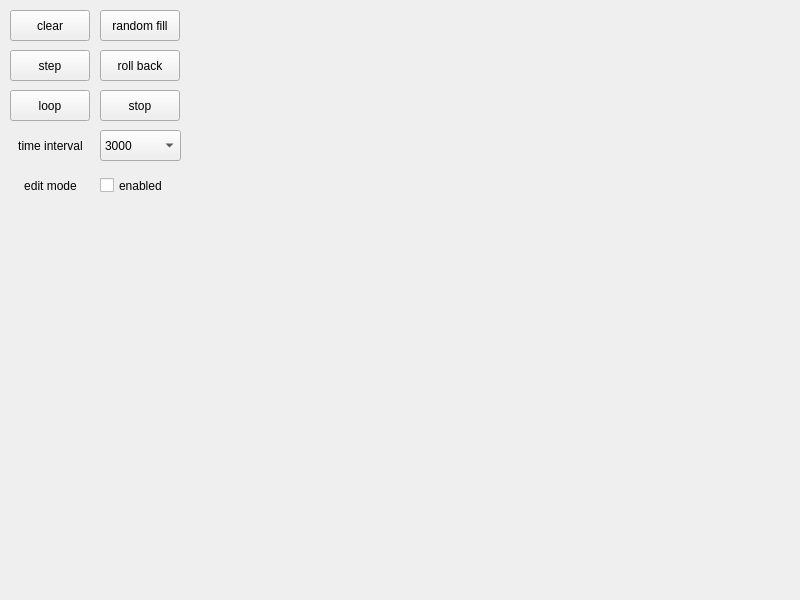
<?xml version="1.0" encoding="UTF-8"?>
<ui version="4.0">
 <class>MainWindow</class>
 <widget class="QMainWindow" name="MainWindow">
  <property name="geometry">
   <rect>
    <x>0</x>
    <y>0</y>
    <width>800</width>
    <height>600</height>
   </rect>
  </property>
  <property name="windowTitle">
   <string>MainWindow</string>
  </property>
  <widget class="QWidget" name="centralwidget">
   <widget class="Grid" name="grid" native="true">
    <property name="geometry">
     <rect>
      <x>189</x>
      <y>-1</y>
      <width>601</width>
      <height>571</height>
     </rect>
    </property>
   </widget>
   <widget class="QPushButton" name="pushButton">
    <property name="geometry">
     <rect>
      <x>10</x>
      <y>10</y>
      <width>80</width>
      <height>31</height>
     </rect>
    </property>
    <property name="text">
     <string>clear</string>
    </property>
   </widget>
   <widget class="QPushButton" name="pushButton_2">
    <property name="geometry">
     <rect>
      <x>100</x>
      <y>10</y>
      <width>80</width>
      <height>31</height>
     </rect>
    </property>
    <property name="text">
     <string>random fill</string>
    </property>
   </widget>
   <widget class="QPushButton" name="pushButton_3">
    <property name="geometry">
     <rect>
      <x>10</x>
      <y>50</y>
      <width>80</width>
      <height>31</height>
     </rect>
    </property>
    <property name="text">
     <string>step</string>
    </property>
   </widget>
   <widget class="QPushButton" name="pushButton_4">
    <property name="geometry">
     <rect>
      <x>100</x>
      <y>50</y>
      <width>80</width>
      <height>31</height>
     </rect>
    </property>
    <property name="text">
     <string>roll back</string>
    </property>
   </widget>
   <widget class="QPushButton" name="pushButton_5">
    <property name="geometry">
     <rect>
      <x>10</x>
      <y>90</y>
      <width>80</width>
      <height>31</height>
     </rect>
    </property>
    <property name="text">
     <string>loop</string>
    </property>
   </widget>
   <widget class="QLabel" name="label">
    <property name="geometry">
     <rect>
      <x>10</x>
      <y>130</y>
      <width>81</width>
      <height>31</height>
     </rect>
    </property>
    <property name="text">
     <string>time interval</string>
    </property>
    <property name="alignment">
     <set>Qt::AlignCenter</set>
    </property>
   </widget>
   <widget class="QComboBox" name="comboBox">
    <property name="geometry">
     <rect>
      <x>100</x>
      <y>130</y>
      <width>81</width>
      <height>31</height>
     </rect>
    </property>
    <property name="editable">
     <bool>false</bool>
    </property>
    <property name="currentText">
     <string>3000</string>
    </property>
    <item>
     <property name="text">
      <string>3000</string>
     </property>
    </item>
    <item>
     <property name="text">
      <string>2000</string>
     </property>
    </item>
    <item>
     <property name="text">
      <string>1000</string>
     </property>
    </item>
    <item>
     <property name="text">
      <string>500</string>
     </property>
    </item>
    <item>
     <property name="text">
      <string>300</string>
     </property>
    </item>
    <item>
     <property name="text">
      <string>200</string>
     </property>
    </item>
    <item>
     <property name="text">
      <string>100</string>
     </property>
    </item>
    <item>
     <property name="text">
      <string>10</string>
     </property>
    </item>
    <item>
     <property name="text">
      <string>1</string>
     </property>
    </item>
   </widget>
   <widget class="QLabel" name="label_2">
    <property name="geometry">
     <rect>
      <x>10</x>
      <y>170</y>
      <width>81</width>
      <height>31</height>
     </rect>
    </property>
    <property name="text">
     <string>edit mode</string>
    </property>
    <property name="alignment">
     <set>Qt::AlignCenter</set>
    </property>
   </widget>
   <widget class="QCheckBox" name="checkBox">
    <property name="geometry">
     <rect>
      <x>100</x>
      <y>170</y>
      <width>81</width>
      <height>31</height>
     </rect>
    </property>
    <property name="text">
     <string>enabled</string>
    </property>
   </widget>
   <widget class="QPushButton" name="pushButton_6">
    <property name="geometry">
     <rect>
      <x>100</x>
      <y>90</y>
      <width>80</width>
      <height>31</height>
     </rect>
    </property>
    <property name="text">
     <string>stop</string>
    </property>
   </widget>
  </widget>
  <widget class="QMenuBar" name="menubar">
   <property name="geometry">
    <rect>
     <x>0</x>
     <y>0</y>
     <width>800</width>
     <height>17</height>
    </rect>
   </property>
  </widget>
 </widget>
 <customwidgets>
  <customwidget>
   <class>Grid</class>
   <extends>QWidget</extends>
   <header location="global">../../../Game_Of_Life_3/grid.h</header>
   <container>1</container>
  </customwidget>
 </customwidgets>
 <resources/>
 <connections/>
</ui>
